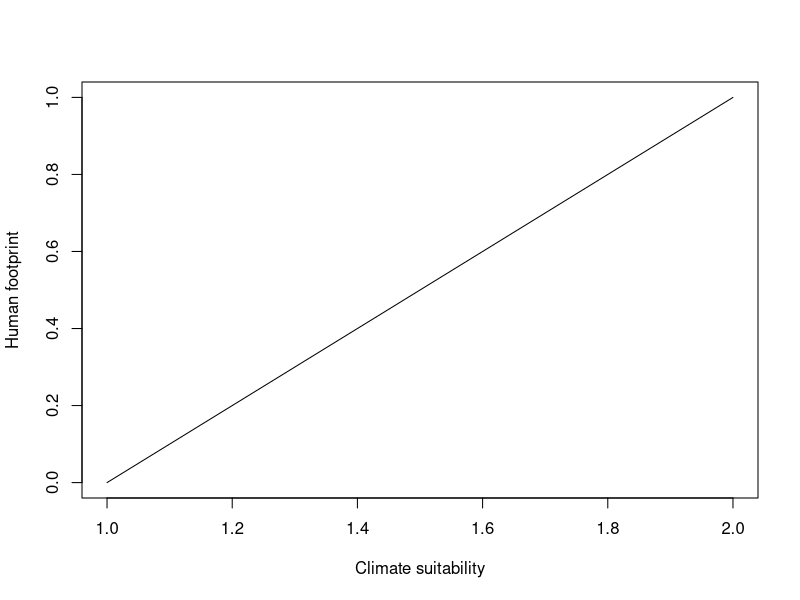

The R script that drew this image:
## ---- chunk 1
knitr::opts_chunk$set(echo = TRUE)
## ---- chunk 2
plot(0:1, type = "l", xlab = "Climate suitability", ylab = "Human footprint")
